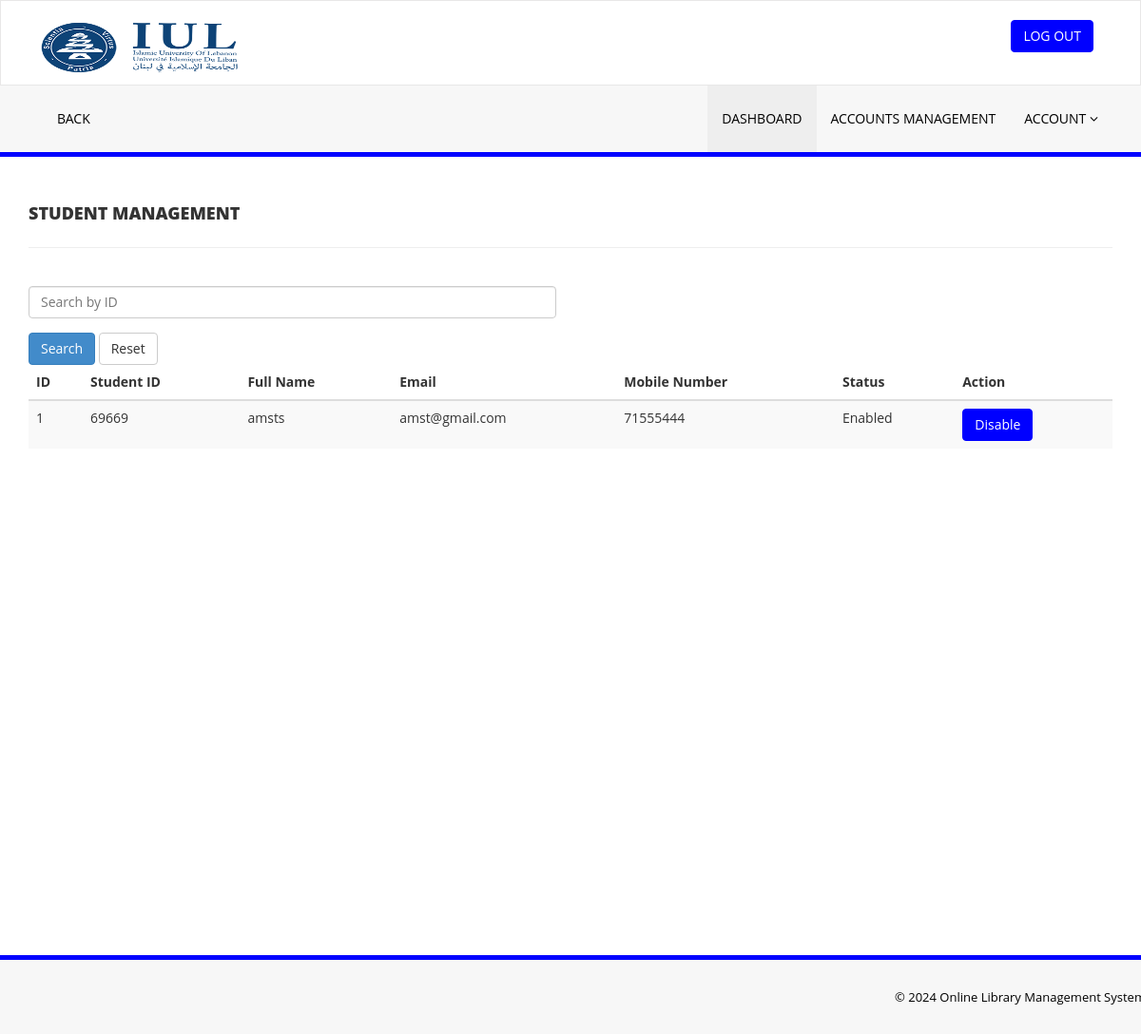
The page /user-management.php (signed in) on the database its author committed.
### tables this page shows
CREATE TABLE `tblstudents` (
  `id` int(11) NOT NULL,
  `StudentId` varchar(100) DEFAULT NULL,
  `FullName` varchar(120) NOT NULL,
  `EmailId` varchar(120) NOT NULL,
  `MobileNumber` char(11) NOT NULL,
  `Password` varchar(120) NOT NULL,
  `Status` int(1) NOT NULL DEFAULT '1',
  `RegDate` timestamp NOT NULL DEFAULT CURRENT_TIMESTAMP,
  `UpdationDate` timestamp NULL DEFAULT NULL ON UPDATE CURRENT_TIMESTAMP
);

### user-management.php (the view, shortened to what this page needs)
<?php
include('includes/config.php');
$searchQuery = "";
if (isset($_GET['search']) && !empty($_GET['search'])) {
    $searchQuery = $_GET['search'];
    $studentsSql = "SELECT * FROM tblstudents WHERE StudentId LIKE :search";
    $studentsQuery = $dbh->prepare($studentsSql);
    $searchParam = "%$searchQuery%";
    $studentsQuery->bindParam(':search', $searchParam, PDO::PARAM_STR);
} else {
    $studentsSql = "SELECT * FROM tblstudents";
    $studentsQuery = $dbh->prepare($studentsSql);
}
$studentsQuery->execute();
$students = $studentsQuery->fetchAll(PDO::FETCH_ASSOC);
?>
<!DOCTYPE html>
<html lang="en">
<head>
    <link href="assets/css/bootstrap.css" rel="stylesheet">
    <link href="assets/css/font-awesome.css" rel="stylesheet">
    <link href="assets/css/style.css" rel="stylesheet">
</head>
<body>
    <?php include('includes/header.php'); ?>
    <div class="content-wrapper">
        <div class="container">
            <div class="row pad-botm">
                <div class="col-md-12">
                    <h4 class="header-line">Student Management</h4>
                </div>
            </div>
            <div class="row">
                <div class="col-md-6">
                    <form method="GET" action="user-management.php">
                        <div class="form-group">
                            <input type="text" class="form-control" name="search" placeholder="Search by ID" value="<?php echo htmlentities($searchQuery); ?>">
                        </div>
                        <button type="submit" class="btn btn-primary">Search</button>
                        <a href="user-management.php" class="btn btn-default">Reset</a>
                    </form>
                </div>
            </div>
            <div class="row">
                <div class="col-md-12">
                    <table class="table table-striped">
                        <thead>
                            <tr>
                                <th>ID</th>
                                <th>Student ID</th>
                                <th>Full Name</th>
                                <th>Email</th>
                                <th>Mobile Number</th>
                                <th>Status</th>
                                <th>Action</th>
                            </tr>
                        </thead>
                        <tbody>
                            <?php foreach ($students as $student) { ?>
                            <tr>
                                <td><?php echo htmlentities($student['id']); ?></td>
                                <td><?php echo htmlentities($student['StudentId']); ?></td>
                                <td><?php echo htmlentities($student['FullName']); ?></td>
                                <td><?php echo htmlentities($student['EmailId']); ?></td>
                                <td><?php echo htmlentities($student['MobileNumber']); ?></td>
                                <td><?php echo $student['Status'] == 1 ? 'Enabled' : 'Disabled'; ?></td>
                                <td>
                                    <?php if ($student['Status'] == 1) { ?>
                                        <a href="user-management.php?action=disable&studentId=<?php echo $student['id']; ?>" class="btn btn-danger">Disable</a>
                                    <?php } else { ?>
                                        <a href="user-management.php?action=enable&studentId=<?php echo $student['id']; ?>" class="btn btn-success">Enable</a>
                                    <?php } ?>
                                </td>
                            </tr>
                            <?php } ?>
                        </tbody>
                    </table>
                </div>
            </div>
        </div>
    </div>
    <?php include('includes/footer.php'); ?>
</body>
</html>

### assets/css/style.css (style rules this page uses)
.content-wrapper { margin-top: 40px; min-height:800px; padding-bottom:90px; }
.header-line { font-weight:900; padding-bottom:25px; border-bottom:1px solid #eeeeee; text-transform:uppercase; }
.pad-botm { padding-bottom:30px; }

### rows shown on the page
tblstudents: id "1", StudentId "69669", FullName "amsts", EmailId "amst@gmail.com", MobileNumber "71555444", Status "Enabled"
